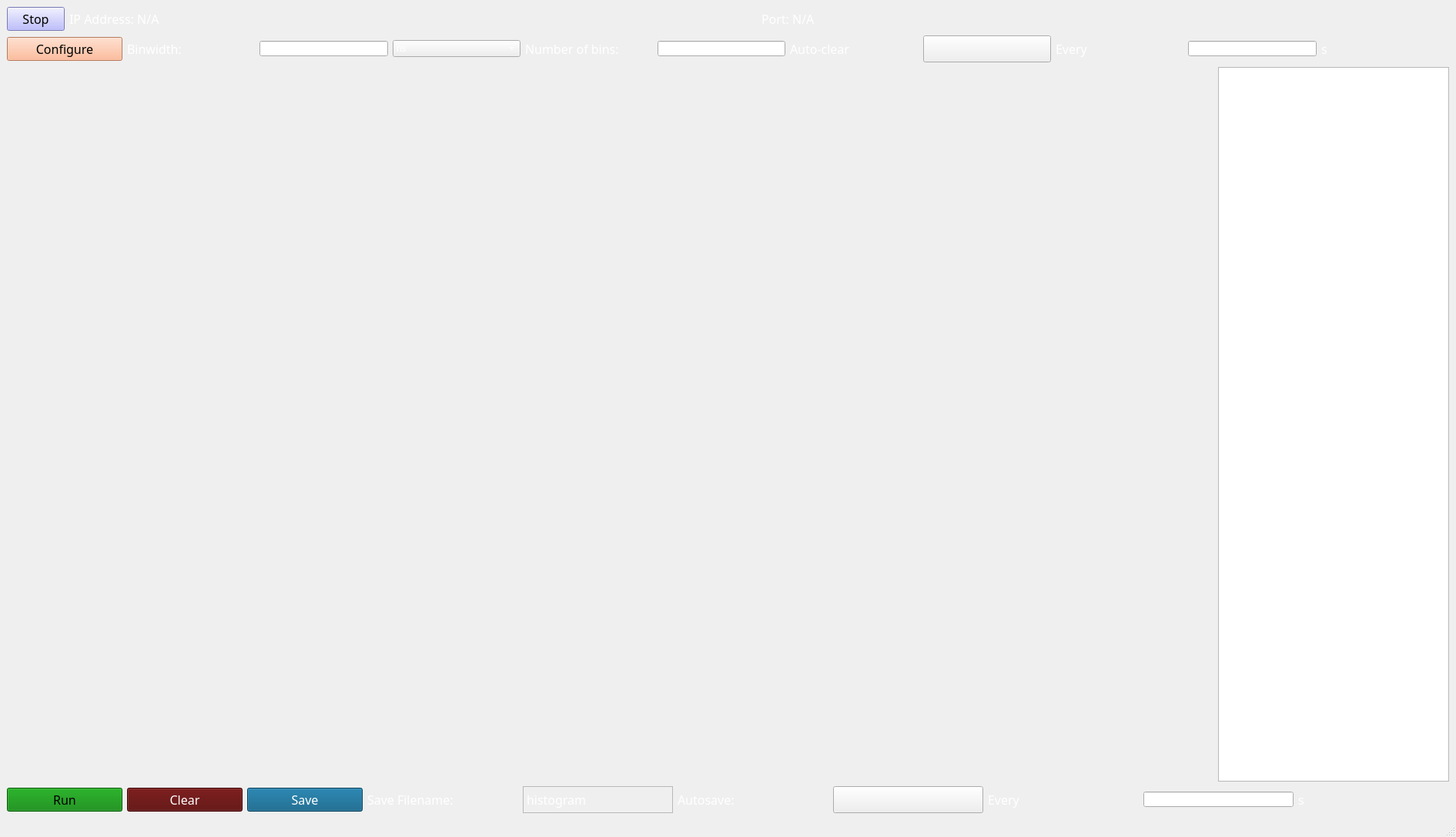
<?xml version="1.0" encoding="UTF-8"?>
<ui version="4.0">
 <class>MainWindow</class>
 <widget class="QMainWindow" name="MainWindow">
  <property name="geometry">
   <rect>
    <x>0</x>
    <y>0</y>
    <width>1891</width>
    <height>1087</height>
   </rect>
  </property>
  <property name="sizePolicy">
   <sizepolicy hsizetype="Expanding" vsizetype="Expanding">
    <horstretch>0</horstretch>
    <verstretch>0</verstretch>
   </sizepolicy>
  </property>
  <property name="windowTitle">
   <string>Count Histogram</string>
  </property>
  <property name="styleSheet">
   <string notr="true"/>
  </property>
  <widget class="QWidget" name="centralwidget">
   <layout class="QVBoxLayout" name="verticalLayout_3">
    <item>
     <layout class="QHBoxLayout" name="horizontalLayout">
      <property name="sizeConstraint">
       <enum>QLayout::SetMinimumSize</enum>
      </property>
      <item>
       <widget class="QPushButton" name="stop_button">
        <property name="maximumSize">
         <size>
          <width>75</width>
          <height>50</height>
         </size>
        </property>
        <property name="font">
         <font>
          <family>Calibri Light</family>
          <pointsize>12</pointsize>
         </font>
        </property>
        <property name="styleSheet">
         <string notr="true">background-color: rgb(170, 170, 255);</string>
        </property>
        <property name="text">
         <string>Stop</string>
        </property>
        <property name="checkable">
         <bool>true</bool>
        </property>
       </widget>
      </item>
      <item>
       <widget class="QLabel" name="ip_label">
        <property name="maximumSize">
         <size>
          <width>16777215</width>
          <height>50</height>
         </size>
        </property>
        <property name="font">
         <font>
          <family>Calibri Light</family>
          <pointsize>12</pointsize>
         </font>
        </property>
        <property name="styleSheet">
         <string notr="true">color: rgb(255, 255, 255);</string>
        </property>
        <property name="text">
         <string>IP Address: N/A</string>
        </property>
       </widget>
      </item>
      <item>
       <widget class="QLabel" name="port_label">
        <property name="maximumSize">
         <size>
          <width>16777215</width>
          <height>50</height>
         </size>
        </property>
        <property name="font">
         <font>
          <family>Calibri Light</family>
          <pointsize>12</pointsize>
         </font>
        </property>
        <property name="styleSheet">
         <string notr="true">color: rgb(255, 255, 255);</string>
        </property>
        <property name="text">
         <string>Port: N/A</string>
        </property>
       </widget>
      </item>
     </layout>
    </item>
    <item>
     <layout class="QHBoxLayout" name="horizontalLayout_3">
      <item>
       <widget class="QPushButton" name="configure">
        <property name="maximumSize">
         <size>
          <width>150</width>
          <height>16777215</height>
         </size>
        </property>
        <property name="font">
         <font>
          <family>Calibri Light</family>
          <pointsize>12</pointsize>
         </font>
        </property>
        <property name="styleSheet">
         <string notr="true">background-color: rgb(255, 170, 127);</string>
        </property>
        <property name="text">
         <string>Configure</string>
        </property>
        <property name="checkable">
         <bool>false</bool>
        </property>
       </widget>
      </item>
      <item>
       <widget class="QLabel" name="param_2">
        <property name="maximumSize">
         <size>
          <width>16777215</width>
          <height>16777215</height>
         </size>
        </property>
        <property name="font">
         <font>
          <family>Calibri Light</family>
          <pointsize>12</pointsize>
         </font>
        </property>
        <property name="styleSheet">
         <string notr="true">color: rgb(255, 255, 255);</string>
        </property>
        <property name="text">
         <string>Binwidth:</string>
        </property>
       </widget>
      </item>
      <item>
       <widget class="QDoubleSpinBox" name="binwidth">
        <property name="styleSheet">
         <string notr="true">color: rgb(255, 255, 255);
font: 25 12pt &quot;Calibri Light&quot;;</string>
        </property>
        <property name="frame">
         <bool>true</bool>
        </property>
        <property name="buttonSymbols">
         <enum>QAbstractSpinBox::NoButtons</enum>
        </property>
        <property name="decimals">
         <number>2</number>
        </property>
        <property name="minimum">
         <double>0.000000000000000</double>
        </property>
        <property name="maximum">
         <double>10000000000000000000000.000000000000000</double>
        </property>
        <property name="value">
         <double>1.000000000000000</double>
        </property>
       </widget>
      </item>
      <item>
       <widget class="QComboBox" name="units">
        <property name="styleSheet">
         <string notr="true">color: rgb(255, 255, 255);
font: 25 12pt &quot;Calibri Light&quot;;</string>
        </property>
        <property name="currentIndex">
         <number>1</number>
        </property>
        <item>
         <property name="text">
          <string>ps</string>
         </property>
        </item>
        <item>
         <property name="text">
          <string>ns</string>
         </property>
        </item>
        <item>
         <property name="text">
          <string>us</string>
         </property>
        </item>
        <item>
         <property name="text">
          <string>ms</string>
         </property>
        </item>
       </widget>
      </item>
      <item>
       <widget class="QLabel" name="param_3">
        <property name="maximumSize">
         <size>
          <width>16777215</width>
          <height>16777215</height>
         </size>
        </property>
        <property name="font">
         <font>
          <family>Calibri Light</family>
          <pointsize>12</pointsize>
         </font>
        </property>
        <property name="styleSheet">
         <string notr="true">color: rgb(255, 255, 255);</string>
        </property>
        <property name="text">
         <string>Number of bins:</string>
        </property>
       </widget>
      </item>
      <item>
       <widget class="QSpinBox" name="n_bins">
        <property name="styleSheet">
         <string notr="true">color: rgb(255, 255, 255);
font: 25 12pt &quot;Calibri Light&quot;;</string>
        </property>
        <property name="frame">
         <bool>true</bool>
        </property>
        <property name="buttonSymbols">
         <enum>QAbstractSpinBox::NoButtons</enum>
        </property>
        <property name="maximum">
         <number>1000000000</number>
        </property>
        <property name="value">
         <number>1000</number>
        </property>
       </widget>
      </item>
      <item>
       <widget class="QLabel" name="param_9">
        <property name="maximumSize">
         <size>
          <width>16777215</width>
          <height>16777215</height>
         </size>
        </property>
        <property name="font">
         <font>
          <family>Calibri Light</family>
          <pointsize>12</pointsize>
         </font>
        </property>
        <property name="styleSheet">
         <string notr="true">color: rgb(255, 255, 255);</string>
        </property>
        <property name="text">
         <string>Auto-clear</string>
        </property>
       </widget>
      </item>
      <item>
       <widget class="QPushButton" name="auto_clear">
        <property name="font">
         <font>
          <family>Calibri Light</family>
          <pointsize>14</pointsize>
         </font>
        </property>
        <property name="text">
         <string/>
        </property>
        <property name="icon">
         <iconset>
          <normaloff>green_LED_off.svg</normaloff>
          <normalon>green_LED_on.svg</normalon>green_LED_off.svg</iconset>
        </property>
        <property name="checkable">
         <bool>true</bool>
        </property>
        <property name="checked">
         <bool>false</bool>
        </property>
        <property name="autoExclusive">
         <bool>false</bool>
        </property>
       </widget>
      </item>
      <item>
       <widget class="QLabel" name="param_11">
        <property name="maximumSize">
         <size>
          <width>16777215</width>
          <height>16777215</height>
         </size>
        </property>
        <property name="font">
         <font>
          <family>Calibri Light</family>
          <pointsize>12</pointsize>
         </font>
        </property>
        <property name="styleSheet">
         <string notr="true">color: rgb(255, 255, 255);</string>
        </property>
        <property name="text">
         <string>Every</string>
        </property>
       </widget>
      </item>
      <item>
       <widget class="QSpinBox" name="clear_time">
        <property name="styleSheet">
         <string notr="true">color: rgb(255, 255, 255);
font: 25 12pt &quot;Calibri Light&quot;;</string>
        </property>
        <property name="frame">
         <bool>true</bool>
        </property>
        <property name="buttonSymbols">
         <enum>QAbstractSpinBox::NoButtons</enum>
        </property>
        <property name="maximum">
         <number>1000000000</number>
        </property>
        <property name="value">
         <number>10</number>
        </property>
       </widget>
      </item>
      <item>
       <widget class="QLabel" name="param_12">
        <property name="maximumSize">
         <size>
          <width>16777215</width>
          <height>16777215</height>
         </size>
        </property>
        <property name="font">
         <font>
          <family>Calibri Light</family>
          <pointsize>12</pointsize>
         </font>
        </property>
        <property name="styleSheet">
         <string notr="true">color: rgb(255, 255, 255);</string>
        </property>
        <property name="text">
         <string>s</string>
        </property>
       </widget>
      </item>
     </layout>
    </item>
    <item>
     <layout class="QHBoxLayout" name="horizontalLayout_2">
      <item>
       <widget class="PlotWidget" name="graph" native="true">
        <property name="sizePolicy">
         <sizepolicy hsizetype="Expanding" vsizetype="Expanding">
          <horstretch>0</horstretch>
          <verstretch>0</verstretch>
         </sizepolicy>
        </property>
        <property name="minimumSize">
         <size>
          <width>1500</width>
          <height>500</height>
         </size>
        </property>
       </widget>
      </item>
      <item>
       <layout class="QVBoxLayout" name="graph_layout">
        <item>
         <widget class="GraphicsView" name="legend">
          <property name="minimumSize">
           <size>
            <width>300</width>
            <height>0</height>
           </size>
          </property>
          <property name="maximumSize">
           <size>
            <width>300</width>
            <height>16777215</height>
           </size>
          </property>
         </widget>
        </item>
       </layout>
      </item>
     </layout>
    </item>
    <item>
     <layout class="QHBoxLayout" name="horizontalLayout_4">
      <item>
       <widget class="QPushButton" name="run">
        <property name="maximumSize">
         <size>
          <width>150</width>
          <height>16777215</height>
         </size>
        </property>
        <property name="font">
         <font>
          <family>Calibri Light</family>
          <pointsize>12</pointsize>
         </font>
        </property>
        <property name="styleSheet">
         <string notr="true">background-color: green;</string>
        </property>
        <property name="text">
         <string>Run</string>
        </property>
        <property name="checkable">
         <bool>false</bool>
        </property>
       </widget>
      </item>
      <item>
       <widget class="QPushButton" name="clear">
        <property name="maximumSize">
         <size>
          <width>150</width>
          <height>16777215</height>
         </size>
        </property>
        <property name="font">
         <font>
          <family>Calibri Light</family>
          <pointsize>12</pointsize>
         </font>
        </property>
        <property name="styleSheet">
         <string notr="true">background-color: rgb(85, 0, 0);
color: rgb(255, 255, 255);</string>
        </property>
        <property name="text">
         <string>Clear</string>
        </property>
        <property name="checkable">
         <bool>false</bool>
        </property>
       </widget>
      </item>
      <item>
       <widget class="QPushButton" name="save">
        <property name="maximumSize">
         <size>
          <width>150</width>
          <height>16777215</height>
         </size>
        </property>
        <property name="font">
         <font>
          <family>Calibri Light</family>
          <pointsize>12</pointsize>
         </font>
        </property>
        <property name="styleSheet">
         <string notr="true">background-color: rgb(0, 85, 127);
color: rgb(255, 255, 255);</string>
        </property>
        <property name="text">
         <string>Save</string>
        </property>
        <property name="checkable">
         <bool>false</bool>
        </property>
       </widget>
      </item>
      <item>
       <widget class="QLabel" name="param_8">
        <property name="maximumSize">
         <size>
          <width>16777215</width>
          <height>16777215</height>
         </size>
        </property>
        <property name="font">
         <font>
          <family>Calibri Light</family>
          <pointsize>12</pointsize>
         </font>
        </property>
        <property name="styleSheet">
         <string notr="true">color: rgb(255, 255, 255);</string>
        </property>
        <property name="text">
         <string>Save Filename:</string>
        </property>
       </widget>
      </item>
      <item>
       <widget class="QLabel" name="save_name">
        <property name="maximumSize">
         <size>
          <width>16777215</width>
          <height>16777215</height>
         </size>
        </property>
        <property name="font">
         <font>
          <family>Calibri Light</family>
          <pointsize>12</pointsize>
         </font>
        </property>
        <property name="styleSheet">
         <string notr="true">color: rgb(255, 255, 255);</string>
        </property>
        <property name="frameShape">
         <enum>QFrame::StyledPanel</enum>
        </property>
        <property name="text">
         <string>histogram</string>
        </property>
        <property name="textInteractionFlags">
         <set>Qt::LinksAccessibleByKeyboard|Qt::LinksAccessibleByMouse|Qt::TextBrowserInteraction|Qt::TextEditable|Qt::TextEditorInteraction|Qt::TextSelectableByKeyboard|Qt::TextSelectableByMouse</set>
        </property>
       </widget>
      </item>
      <item>
       <widget class="QLabel" name="param_10">
        <property name="maximumSize">
         <size>
          <width>16777215</width>
          <height>16777215</height>
         </size>
        </property>
        <property name="font">
         <font>
          <family>Calibri Light</family>
          <pointsize>12</pointsize>
         </font>
        </property>
        <property name="styleSheet">
         <string notr="true">color: rgb(255, 255, 255);</string>
        </property>
        <property name="text">
         <string>Autosave:</string>
        </property>
       </widget>
      </item>
      <item>
       <widget class="QPushButton" name="autosave">
        <property name="font">
         <font>
          <family>Calibri Light</family>
          <pointsize>14</pointsize>
         </font>
        </property>
        <property name="text">
         <string/>
        </property>
        <property name="icon">
         <iconset>
          <normaloff>green_LED_off.svg</normaloff>
          <normalon>green_LED_on.svg</normalon>green_LED_off.svg</iconset>
        </property>
        <property name="checkable">
         <bool>true</bool>
        </property>
        <property name="checked">
         <bool>false</bool>
        </property>
        <property name="autoExclusive">
         <bool>false</bool>
        </property>
       </widget>
      </item>
      <item>
       <widget class="QLabel" name="param_13">
        <property name="maximumSize">
         <size>
          <width>16777215</width>
          <height>16777215</height>
         </size>
        </property>
        <property name="font">
         <font>
          <family>Calibri Light</family>
          <pointsize>12</pointsize>
         </font>
        </property>
        <property name="styleSheet">
         <string notr="true">color: rgb(255, 255, 255);</string>
        </property>
        <property name="text">
         <string>Every</string>
        </property>
       </widget>
      </item>
      <item>
       <widget class="QSpinBox" name="save_time">
        <property name="styleSheet">
         <string notr="true">color: rgb(255, 255, 255);
font: 25 12pt &quot;Calibri Light&quot;;</string>
        </property>
        <property name="frame">
         <bool>true</bool>
        </property>
        <property name="buttonSymbols">
         <enum>QAbstractSpinBox::NoButtons</enum>
        </property>
        <property name="maximum">
         <number>1000000000</number>
        </property>
        <property name="value">
         <number>10</number>
        </property>
       </widget>
      </item>
      <item>
       <widget class="QLabel" name="param_14">
        <property name="maximumSize">
         <size>
          <width>16777215</width>
          <height>16777215</height>
         </size>
        </property>
        <property name="font">
         <font>
          <family>Calibri Light</family>
          <pointsize>12</pointsize>
         </font>
        </property>
        <property name="styleSheet">
         <string notr="true">color: rgb(255, 255, 255);</string>
        </property>
        <property name="text">
         <string>s</string>
        </property>
       </widget>
      </item>
     </layout>
    </item>
   </layout>
  </widget>
  <widget class="QMenuBar" name="menubar">
   <property name="geometry">
    <rect>
     <x>0</x>
     <y>0</y>
     <width>1891</width>
     <height>26</height>
    </rect>
   </property>
  </widget>
  <widget class="QStatusBar" name="statusbar"/>
 </widget>
 <customwidgets>
  <customwidget>
   <class>PlotWidget</class>
   <extends>QWidget</extends>
   <header>pyqtgraph</header>
   <container>1</container>
  </customwidget>
  <customwidget>
   <class>GraphicsView</class>
   <extends>QGraphicsView</extends>
   <header>pyqtgraph</header>
  </customwidget>
 </customwidgets>
 <resources/>
 <connections/>
</ui>
